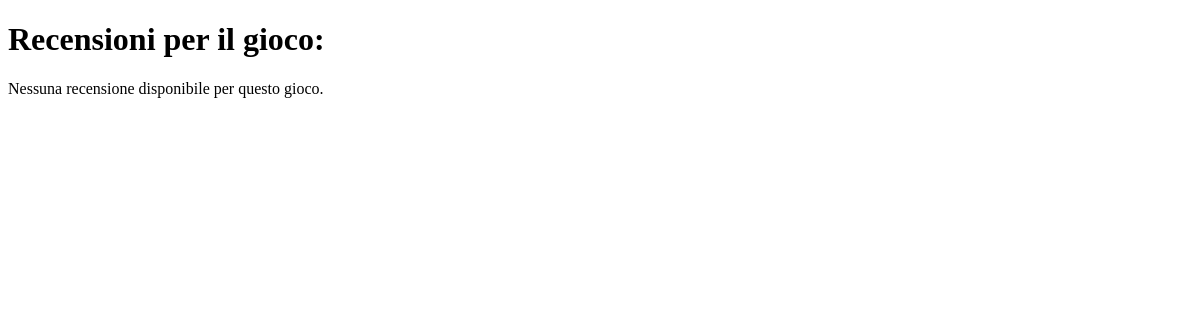
The page /gestione/gameStat/5/ on the database as committed earlier.
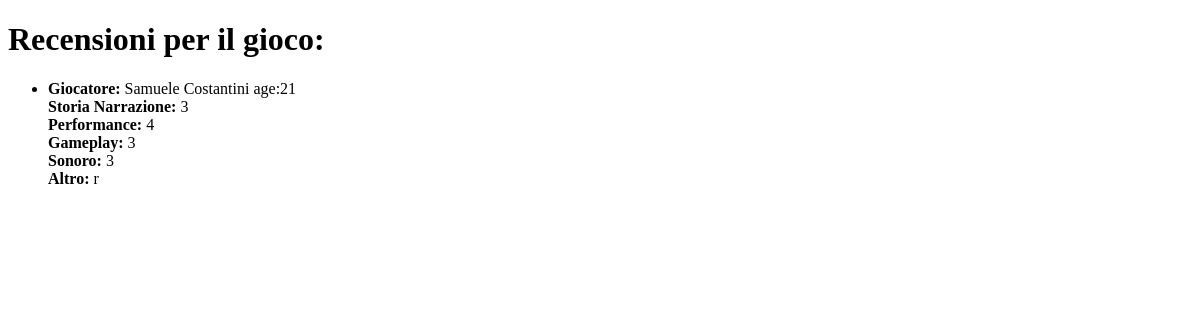
The same page on the database as committed later.
### gestione/models.py (models this page shows, shortened)
class Review(models.Model):
    game = models.ForeignKey(Game, on_delete=models.CASCADE)
    player = models.ForeignKey(Player, on_delete=models.CASCADE)
    plot_rating = models.PositiveIntegerField(default=1, validators=[MinValueValidator(1), MaxValueValidator(5)])
    music_rating = models.PositiveIntegerField(default=1, validators=[MinValueValidator(1), MaxValueValidator(5)])
    gameplay_rating = models.PositiveIntegerField(default=1, validators=[MinValueValidator(1), MaxValueValidator(5)])
    performance_rating = models.PositiveIntegerField(default=1, validators=[MinValueValidator(1), MaxValueValidator(5)])
    comment = models.TextField()
    class Meta:
        unique_together = ('game', 'player',)

class Player(models.Model):
    user = models.OneToOneField(User, on_delete=models.CASCADE)
    name=models.CharField(max_length=100)
    surname=models.CharField(max_length=100)
    age=models.PositiveIntegerField()
    pict=models.ImageField(upload_to="static/player_img", blank=True, null=True,default="null")
    console = models.CharField(max_length=20, choices=CONSOLE_CHOICES)  #valuta se togliere
    games=models.ManyToManyField(Game)
    country = CountryField()

### gestione/viewsPublisher.py (the view)
# urls.py: path('gameStat/<int:game_id>/',show_game_stat,name='show_game_stat'),
def show_game_stat(request, game_id):
    game=Game.objects.get(pk=game_id)
    reviews=Review.objects.filter(game=game)
    return render(request,'showgameReview.html',{'reviews':reviews})

### webapp/context_processors.py (called while the page is built)
def category_choices_processor(request):
    return {'category_choices': CATEGORY_CHOICES}

def console_choices_processor(request):
    return {'console_choices': CONSOLE_CHOICES}

def category_choices_processor2(request):
    return {'category_choices': CATEGORY_CHOICES2}

def console_choices_processor2(request):
    return {'console_choices': CONSOLE_CHOICES2}

### gestione/templates/showGameReview.html
{% extends 'base.html' %}
{% block content %}
    <h1>Recensioni per il gioco: {{ game.nome }}</h1>
    {% if reviews %}
        <ul>
            {% for review in reviews %}
                <li>
                    <strong>Giocatore:</strong> {{ review.player.name }} {{ review.player.surname }} age:{{review.player.age}}
                    <br>
                    <strong>Storia Narrazione:</strong> {{ review.plot_rating }}
                    <br>
                    <strong>Performance:</strong> {{ review.performance_rating }}
                    <br>
                    <strong>Gameplay:</strong> {{ review.gameplay_rating }}
                    <br>
                    <strong>Sonoro:</strong> {{ review.music_rating }}
                    <br>
                    <strong>Altro:</strong> {{ review.comment }}
                </li>
            {% endfor %}
        </ul>
    {% else %}
        <p>Nessuna recensione disponibile per questo gioco.</p>
    {% endif %}
{% endblock %}

Rows that differ between the two databases and show on the page:
added Review: player.name "Samuele", player.surname "Costantini", player.age "21", plot_rating "3", performance_rating "4", gameplay_rating "3", music_rating "3", comment "r"
Other text that changed with them:
text no longer shown: "Nessuna recensione disponibile per questo gioco."
